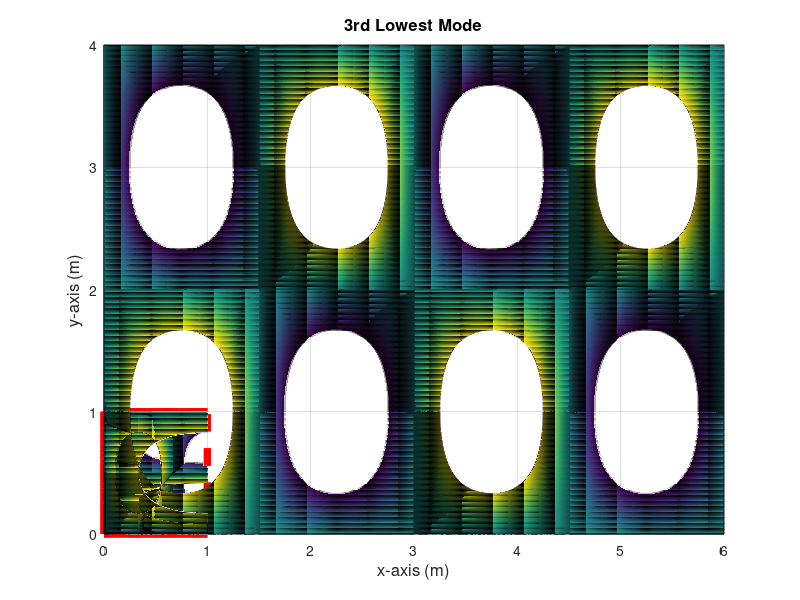

Source code (MATLAB):
clc
clear

Lx = 1;
Ly = 1;
c  = 1;
m  = 1;
n  = 1;
fnish = (((2*n)-1)/(2*Lx))^2;
fmish = (m/Ly)^2;
fmn = (c/2)*sqrt(fnish + fmish);

%% First lowest mode
n  = 1;
m  = 1;
kx = (((2*n)- 1)/2)*(pi/Lx);
ky = (m*pi/Ly);
x  = 0:0.01:Lx;
y  = (0:0.01:Ly).';
ms11 = sin(kx.*x).*sin(ky.*y);
[X,Y] = meshgrid(x,y);
surf(X,Y,ms11); hold on;
plot(zeros(1,length(x)),y,'r','Linewidth',5);
plot(x,zeros(1,length(y)),'r','Linewidth',5);
plot(x,Ly*ones(1,length(y)),'r','Linewidth',5);
plot(Lx*ones(1,length(x)),y,'--r','Linewidth',5);
view(0,90)  % XY
xlabel('x-axis (m)','Fontsize',12);
ylabel('y-axis (m)','Fontsize',12);
title('1st Lowest Mode','Fontsize',12);
caxis([-1 1]);

%% Second lowest mode
n  = 2;
m  = 1;
kx = (((2*n)- 1)/2)*(pi/Lx);
ky = (m*pi/Ly);
x  = 0:0.01:Lx;
y  = (0:0.01:Ly).';
ms11 = sin(kx.*x).*sin(ky.*y);
[X,Y] = meshgrid(x,y);
surf(X,Y,ms11); hold on;
plot(zeros(1,length(x)),y,'r','Linewidth',5);
plot(x,zeros(1,length(y)),'r','Linewidth',5);
plot(x,Ly*ones(1,length(y)),'r','Linewidth',5);
plot(Lx*ones(1,length(x)),y,'--r','Linewidth',5);
view(0,90)  % XY
xlabel('x-axis (m)','Fontsize',12);
ylabel('y-axis (m)','Fontsize',12);
title('2nd Lowest Mode','Fontsize',12);
caxis([-1 1]);

%% 3rd Lowest mode
n  = 1;
m  = 2;
kx = (((2*n)- 1)/2)*(pi/Lx);
ky = (m*pi/Ly);
x  = 0:0.01:Lx;
y  = (0:0.01:Ly).';
ms11 = sin(kx.*x).*sin(ky.*y);
[X,Y] = meshgrid(x,y);
surf(X,Y,ms11); hold on;
plot(zeros(1,length(x)),y,'r','Linewidth',5);
plot(x,zeros(1,length(y)),'r','Linewidth',5);
plot(x,Ly*ones(1,length(y)),'r','Linewidth',5);
plot(Lx*ones(1,length(x)),y,'--r','Linewidth',5);
view(0,90)  % XY
xlabel('x-axis (m)','Fontsize',12);
caxis([-1 1]);

ylabel('y-axis (m)','Fontsize',12);
title('3rd Lowest Mode','Fontsize',12);
zlim([-1 1]);

%%
Lx = 6;
Ly = 4;
n  = 4;
m  = 2;
kx = (n*pi/Lx);
ky = (m*pi/Ly);
x  = 0:0.01:Lx;
y  = (0:0.01:Ly).';
ms11 = sin(kx.*x).*sin(ky.*y);
[X,Y] = meshgrid(x,y);
surf(X,Y,ms11); hold on;
% plot(zeros(1,length(x)),y,'r','Linewidth',5);
% plot(x,zeros(1,length(y)),'r','Linewidth',5);
% plot(x,Ly*ones(1,length(y)),'r','Linewidth',5);
% plot(Lx*ones(1,length(x)),y,'--r','Linewidth',5);
view(0,90)  % XY
xlabel('x-axis (m)','Fontsize',12);
caxis([-0.5 0.5]);

ylabel('y-axis (m)','Fontsize',12);
title('3rd Lowest Mode','Fontsize',12);
zlim([-0.5 0.5]);
